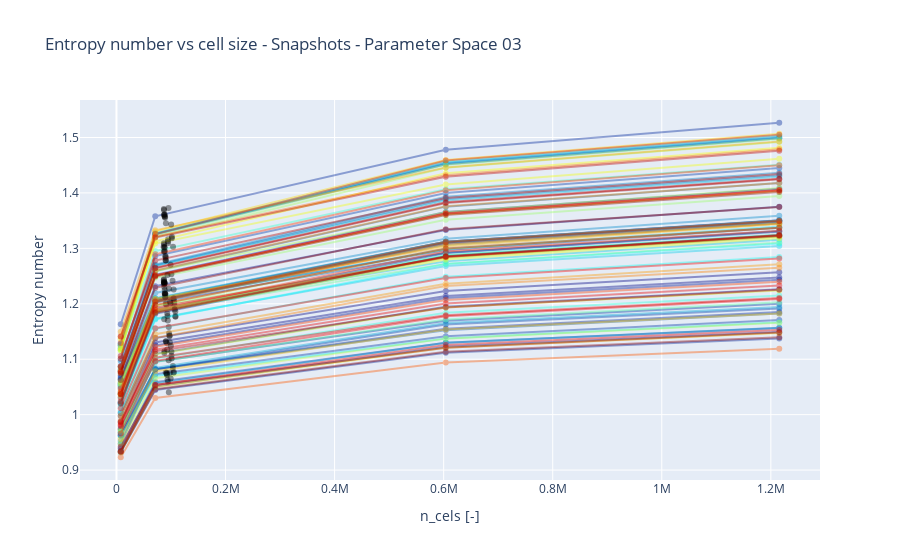

The notebook cell saved with this chart:
### Code cell
fig = go.Figure()

for idx_snap in range(N_SNAPS):
    entropies = []
    cell_sizes = []
    for key, value in mapped_dic.items():
        entropies.append(value["entropy_num"][idx_snap])
        cell_sizes.append(value["n_cells"])

    fig.add_trace(go.Scatter(x=cell_sizes,
                             y=entropies,
                                mode='lines + markers',
                                name=f"{idx_snap:03d}",
                                opacity=0.4,
                            line=dict(color=colors[idx_snap])
                ))
    
    fig.add_trace(go.Scatter(x=[original_dic["original"]["n_cells"][idx_snap]],
                             y=[original_dic["original"]["entropy_num"][idx_snap]],
                             mode='markers',
                             name=f"{idx_snap:03d} - org",
                             opacity=0.4,
                             line=dict(color="black")
                ))
    
fig.update_layout(
    # xaxis_tickformat='.2e',  # Format x-axis numbers to 2 decimal places
    # yaxis_tickformat='.2f',  # Format y-axis numbers to 2 decimal places
    showlegend=False,        # Hide the legend
    title=f"Entropy number vs cell size - Snapshots - Parameter Space {PARAMETER_SPACE}",       # Optional: add a title
    xaxis_title="n_cels [-]",    # Optional: label for x-axis
    yaxis_title="Entropy number"     # Optional: label for y-axis
)

# fig.write_image(export_folder / f"{DATA_TYPE}_Diff_EntropyGeneration.png")
fig.show()

### Figure 1 — Plotly figure (JSON) as saved in the notebook; plotly's stock layout.template omitted (floating-point values rounded to 4 significant figures)
{"data": [{"line": {"color": "rgb(0, 0, 131)"}, "mode": "lines+markers", "name": "000", "opacity": 0.4, "type": "scatter", "x": [1215396, 603876, 71136, 7866], "y": [1.257, 1.223, 1.138, 1.003]}, {"line": {"color": "black"}, "mode": "markers", "name": "000 - org", "opacity": 0.4, "type": "scatter", "x": [95866], "y": [1.158]}, {"line": {"color": "rgb(0, 3, 133)"}, "mode": "lines+markers", "name": "001", "opacity": 0.4, "type": "scatter", "x": [1215396, 603876, 71136, 7866], "y": [1.247, 1.214, 1.13, 0.9974]}, {"line": {"color": "black"}, "mode": "markers", "name": "001 - org", "opacity": 0.4, "type": "scatter", "x": [96454], "y": [1.147]}, {"line": {"color": "rgb(0, 6, 135)"}, "mode": "lines+markers", "name": "002", "opacity": 0.4, "type": "scatter", "x": [1215396, 603876, 71136, 7866], "y": [1.346, 1.308, 1.204, 1.038]}, {"line": {"color": "black"}, "mode": "markers", "name": "002 - org", "opacity": 0.4, "type": "scatter", "x": [88207], "y": [1.238]}, {"line": {"color": "rgb(0, 9, 137)"}, "mode": "lines+markers", "name": "003", "opacity": 0.4, "type": "scatter", "x": [1215396, 603876, 71136, 7866], "y": [1.375, 1.333, 1.232, 1.07]}, {"line": {"color": "black"}, "mode": "markers", "name": "003 - org", "opacity": 0.4, "type": "scatter", "x": [102849], "y": [1.242]}, {"line": {"color": "rgb(0, 12, 139)"}, "mode": "lines+markers", "name": "004", "opacity": 0.4, "type": "scatter", "x": [1215396, 603876, 71136, 7866], "y": [1.226, 1.195, 1.11, 0.9729]}, {"line": {"color": "black"}, "mode": "markers", "name": "004 - org", "opacity": 0.4, "type": "scatter", "x": [90789], "y": [1.133]}, {"line": {"color": "rgb(0, 15, 141)"}, "mode": "lines+markers", "name": "005", "opacity": 0.4, "type": "scatter", "x": [1215396, 603876, 71136, 7866], "y": [1.149, 1.122, 1.051, 0.933]}, {"line": {"color": "black"}, "mode": "markers", "name": "005 - org", "opacity": 0.4, "type": "scatter", "x": [92578], "y": [1.073]}, {"line": {"color": "rgb(0, 18, 143)"}, "mode": "lines+markers", "name": "006", "opacity": 0.4, "type": "scatter", "x": [1215396, 603876, 71136, 7866], "y": [1.498, 1.452, 1.325, 1.125]}, {"line": {"color": "black"}, "mode": "markers", "name": "006 - org", "opacity": 0.4, "type": "scatter", "x": [88758], "y": [1.357]}, {"line": {"color": "rgb(0, 21, 145)"}, "mode": "lines+markers", "name": "007", "opacity": 0.4, "type": "scatter", "x": [1215396, 603876, 71136, 7866], "y": [1.35, 1.312, 1.207, 1.054]}, {"line": {"color": "black"}, "mode": "markers", "name": "007 - org", "opacity": 0.4, "type": "scatter", "x": [87136], "y": [1.24]}, {"line": {"color": "rgb(0, 24, 147)"}, "mode": "lines+markers", "name": "008", "opacity": 0.4, "type": "scatter", "x": [1215396, 603876, 71136, 7866], "y": [1.244, 1.21, 1.125, 0.9869]}, {"line": {"color": "black"}, "mode": "markers", "name": "008 - org", "opacity": 0.4, "type": "scatter", "x": [97303], "y": [1.141]}, {"line": {"color": "rgb(0, 27, 149)"}, "mode": "lines+markers", "name": "009", "opacity": 0.4, "type": "scatter", "x": [1215396, 603876, 71136, 7866], "y": [1.408, 1.366, 1.252, 1.078]}, {"line": {"color": "black"}, "mode": "markers", "name": "009 - org", "opacity": 0.4, "type": "scatter", "x": [89922], "y": [1.286]}, {"line": {"color": "rgb(0, 30, 150)"}, "mode": "lines+markers", "name": "010", "opacity": 0.4, "type": "scatter", "x": [1215396, 603876, 71136, 7866], "y": [1.351, 1.312, 1.209, 1.05]}, {"line": {"color": "black"}, "mode": "markers", "name": "010 - org", "opacity": 0.4, "type": "scatter", "x": [87147], "y": [1.238]}, {"line": {"color": "rgb(0, 33, 152)"}, "mode": "lines+markers", "name": "011", "opacity": 0.4, "type": "scatter", "x": [1215396, 603876, 71136, 7866], "y": [1.138, 1.112, 1.044, 0.9323]}, {"line": {"color": "black"}, "mode": "markers", "name": "011 - org", "opacity": 0.4, "type": "scatter", "x": [94488], "y": [1.059]}, {"line": {"color": "rgb(0, 36, 154)"}, "mode": "lines+markers", "name": "012", "opacity": 0.4, "type": "scatter", "x": [1215396, 603876, 71136, 7866], "y": [1.185, 1.155, 1.082, 0.9623]}, {"line": {"color": "black"}, "mode": "markers", "name": "012 - org", "opacity": 0.4, "type": "scatter", "x": [103577], "y": [1.088]}, {"line": {"color": "rgb(0, 39, 156)"}, "mode": "lines+markers", "name": "013", "opacity": 0.4, "type": "scatter", "x": [1215396, 603876, 71136, 7866], "y": [1.527, 1.478, 1.358, 1.163]}, {"line": {"color": "black"}, "mode": "markers", "name": "013 - org", "opacity": 0.4, "type": "scatter", "x": [95445], "y": [1.373]}, {"line": {"color": "rgb(0, 42, 158)"}, "mode": "lines+markers", "name": "014", "opacity": 0.4, "type": "scatter", "x": [1215396, 603876, 71136, 7866], "y": [1.337, 1.297, 1.207, 1.066]}, {"line": {"color": "black"}, "mode": "markers", "name": "014 - org", "opacity": 0.4, "type": "scatter", "x": [106098], "y": [1.202]}, {"line": {"color": "rgb(0, 45, 160)"}, "mode": "lines+markers", "name": "015", "opacity": 0.4, "type": "scatter", "x": [1215396, 603876, 71136, 7866], "y": [1.156, 1.13, 1.058, 0.9395]}, {"line": {"color": "black"}, "mode": "markers", "name": "015 - org", "opacity": 0.4, "type": "scatter", "x": [92209], "y": [1.076]}, {"line": {"color": "rgb(0, 48, 162)"}, "mode": "lines+markers", "name": "016", "opacity": 0.4, "type": "scatter", "x": [1215396, 603876, 71136, 7866], "y": [1.2, 1.169, 1.096, 0.9751]}, {"line": {"color": "black"}, "mode": "markers", "name": "016 - org", "opacity": 0.4, "type": "scatter", "x": [100932], "y": [1.106]}, {"line": {"color": "rgb(0, 51, 164)"}, "mode": "lines+markers", "name": "017", "opacity": 0.4, "type": "scatter", "x": [1215396, 603876, 71136, 7866], "y": [1.33, 1.292, 1.187, 1.022]}, {"line": {"color": "black"}, "mode": "markers", "name": "017 - org", "opacity": 0.4, "type": "scatter", "x": [88592], "y": [1.219]}, {"line": {"color": "rgb(0, 54, 166)"}, "mode": "lines+markers", "name": "018", "opacity": 0.4, "type": "scatter", "x": [1215396, 603876, 71136, 7866], "y": [1.171, 1.141, 1.073, 0.9633]}, {"line": {"color": "black"}, "mode": "markers", "name": "018 - org", "opacity": 0.4, "type": "scatter", "x": [105385], "y": [1.077]}, {"line": {"color": "rgb(0, 57, 168)"}, "mode": "lines+markers", "name": "019", "opacity": 0.4, "type": "scatter", "x": [1215396, 603876, 71136, 7866], "y": [1.445, 1.4, 1.286, 1.1]}, {"line": {"color": "black"}, "mode": "markers", "name": "019 - org", "opacity": 0.4, "type": "scatter", "x": [94785], "y": [1.31]}, {"line": {"color": "rgb(0, 60, 170)"}, "mode": "lines+markers", "name": "020", "opacity": 0.4, "type": "scatter", "x": [1215396, 603876, 71136, 7866], "y": [1.192, 1.163, 1.082, 0.9476]}, {"line": {"color": "black"}, "mode": "markers", "name": "020 - org", "opacity": 0.4, "type": "scatter", "x": [87813], "y": [1.111]}, {"line": {"color": "rgb(0, 70, 174)"}, "mode": "lines+markers", "name": "021", "opacity": 0.4, "type": "scatter", "x": [1215396, 603876, 71136, 7866], "y": [1.322, 1.285, 1.182, 1.02]}, {"line": {"color": "black"}, "mode": "markers", "name": "021 - org", "opacity": 0.4, "type": "scatter", "x": [88909], "y": [1.216]}, {"line": {"color": "rgb(0, 79, 178)"}, "mode": "lines+markers", "name": "022", "opacity": 0.4, "type": "scatter", "x": [1215396, 603876, 71136, 7866], "y": [1.331, 1.292, 1.202, 1.063]}, {"line": {"color": "black"}, "mode": "markers", "name": "022 - org", "opacity": 0.4, "type": "scatter", "x": [106477], "y": [1.197]}, {"line": {"color": "rgb(1, 89, 183)"}, "mode": "lines+markers", "name": "023", "opacity": 0.4, "type": "scatter", "x": [1215396, 603876, 71136, 7866], "y": [1.182, 1.152, 1.082, 0.9678]}, {"line": {"color": "black"}, "mode": "markers", "name": "023 - org", "opacity": 0.4, "type": "scatter", "x": [103375], "y": [1.084]}, {"line": {"color": "rgb(1, 99, 187)"}, "mode": "lines+markers", "name": "024", "opacity": 0.4, "type": "scatter", "x": [1215396, 603876, 71136, 7866], "y": [1.418, 1.375, 1.259, 1.079]}, {"line": {"color": "black"}, "mode": "markers", "name": "024 - org", "opacity": 0.4, "type": "scatter", "x": [88500], "y": [1.294]}, {"line": {"color": "rgb(1, 109, 191)"}, "mode": "lines+markers", "name": "025", "opacity": 0.4, "type": "scatter", "x": [1215396, 603876, 71136, 7866], "y": [1.432, 1.389, 1.269, 1.087]}, {"line": {"color": "black"}, "mode": "markers", "name": "025 - org", "opacity": 0.4, "type": "scatter", "x": [86499], "y": [1.302]}, {"line": {"color": "rgb(2, 118, 195)"}, "mode": "lines+markers", "name": "026", "opacity": 0.4, "type": "scatter", "x": [1215396, 603876, 71136, 7866], "y": [1.501, 1.454, 1.327, 1.128]}, {"line": {"color": "black"}, "mode": "markers", "name": "026 - org", "opacity": 0.4, "type": "scatter", "x": [88139], "y": [1.358]}, {"line": {"color": "rgb(2, 128, 200)"}, "mode": "lines+markers", "name": "027", "opacity": 0.4, "type": "scatter", "x": [1215396, 603876, 71136, 7866], "y": [1.436, 1.393, 1.271, 1.097]}, {"line": {"color": "black"}, "mode": "markers", "name": "027 - org", "opacity": 0.4, "type": "scatter", "x": [87320], "y": [1.306]}, {"line": {"color": "rgb(2, 138, 204)"}, "mode": "lines+markers", "name": "028", "opacity": 0.4, "type": "scatter", "x": [1215396, 603876, 71136, 7866], "y": [1.359, 1.318, 1.22, 1.064]}, {"line": {"color": "black"}, "mode": "markers", "name": "028 - org", "opacity": 0.4, "type": "scatter", "x": [104826], "y": [1.226]}, {"line": {"color": "rgb(2, 148, 208)"}, "mode": "lines+markers", "name": "029", "opacity": 0.4, "type": "scatter", "x": [1215396, 603876, 71136, 7866], "y": [1.348, 1.31, 1.206, 1.039]}, {"line": {"color": "black"}, "mode": "markers", "name": "029 - org", "opacity": 0.4, "type": "scatter", "x": [87261], "y": [1.238]}, {"line": {"color": "rgb(2, 157, 212)"}, "mode": "lines+markers", "name": "030", "opacity": 0.4, "type": "scatter", "x": [1215396, 603876, 71136, 7866], "y": [1.157, 1.13, 1.057, 0.9355]}, {"line": {"color": "black"}, "mode": "markers", "name": "030 - org", "opacity": 0.4, "type": "scatter", "x": [90199], "y": [1.076]}, {"line": {"color": "rgb(3, 167, 217)"}, "mode": "lines+markers", "name": "031", "opacity": 0.4, "type": "scatter", "x": [1215396, 603876, 71136, 7866], "y": [1.194, 1.165, 1.084, 0.9525]}, {"line": {"color": "black"}, "mode": "markers", "name": "031 - org", "opacity": 0.4, "type": "scatter", "x": [87939], "y": [1.114]}, {"line": {"color": "rgb(3, 177, 221)"}, "mode": "lines+markers", "name": "032", "opacity": 0.4, "type": "scatter", "x": [1215396, 603876, 71136, 7866], "y": [1.5, 1.453, 1.326, 1.128]}, {"line": {"color": "black"}, "mode": "markers", "name": "032 - org", "opacity": 0.4, "type": "scatter", "x": [87972], "y": [1.361]}, {"line": {"color": "rgb(3, 187, 225)"}, "mode": "lines+markers", "name": "033", "opacity": 0.4, "type": "scatter", "x": [1215396, 603876, 71136, 7866], "y": [1.429, 1.386, 1.268, 1.082]}, {"line": {"color": "black"}, "mode": "markers", "name": "033 - org", "opacity": 0.4, "type": "scatter", "x": [88060], "y": [1.302]}, {"line": {"color": "rgb(4, 196, 230)"}, "mode": "lines+markers", "name": "034", "opacity": 0.4, "type": "scatter", "x": [1215396, 603876, 71136, 7866], "y": [1.316, 1.277, 1.191, 1.057]}, {"line": {"color": "black"}, "mode": "markers", "name": "034 - org", "opacity": 0.4, "type": "scatter", "x": [107881], "y": [1.178]}, {"line": {"color": "rgb(4, 206, 234)"}, "mode": "lines+markers", "name": "035", "opacity": 0.4, "type": "scatter", "x": [1215396, 603876, 71136, 7866], "y": [1.304, 1.268, 1.173, 1.022]}, {"line": {"color": "black"}, "mode": "markers", "name": "035 - org", "opacity": 0.4, "type": "scatter", "x": [91350], "y": [1.198]}, {"line": {"color": "rgb(4, 216, 238)"}, "mode": "lines+markers", "name": "036", "opacity": 0.4, "type": "scatter", "x": [1215396, 603876, 71136, 7866], "y": [1.35, 1.312, 1.21, 1.057]}, {"line": {"color": "black"}, "mode": "markers", "name": "036 - org", "opacity": 0.4, "type": "scatter", "x": [86839], "y": [1.243]}, {"line": {"color": "rgb(4, 226, 242)"}, "mode": "lines+markers", "name": "037", "opacity": 0.4, "type": "scatter", "x": [1215396, 603876, 71136, 7866], "y": [1.339, 1.299, 1.205, 1.054]}, {"line": {"color": "black"}, "mode": "markers", "name": "037 - org", "opacity": 0.4, "type": "scatter", "x": [105607], "y": [1.206]}, {"line": {"color": "rgb(4, 235, 246)"}, "mode": "lines+markers", "name": "038", "opacity": 0.4, "type": "scatter", "x": [1215396, 603876, 71136, 7866], "y": [1.167, 1.138, 1.07, 0.9613]}, {"line": {"color": "black"}, "mode": "markers", "name": "038 - org", "opacity": 0.4, "type": "scatter", "x": [104739], "y": [1.075]}, {"line": {"color": "rgb(5, 245, 251)"}, "mode": "lines+markers", "name": "039", "opacity": 0.4, "type": "scatter", "x": [1215396, 603876, 71136, 7866], "y": [1.504, 1.457, 1.327, 1.119]}, {"line": {"color": "black"}, "mode": "markers", "name": "039 - org", "opacity": 0.4, "type": "scatter", "x": [86913], "y": [1.371]}, {"line": {"color": "rgb(5, 255, 255)"}, "mode": "lines+markers", "name": "040", "opacity": 0.4, "type": "scatter", "x": [1215396, 603876, 71136, 7866], "y": [1.309, 1.272, 1.172, 1.014]}, {"line": {"color": "black"}, "mode": "markers", "name": "040 - org", "opacity": 0.4, "type": "scatter", "x": [90406], "y": [1.201]}, {"line": {"color": "rgb(17, 255, 242)"}, "mode": "lines+markers", "name": "041", "opacity": 0.4, "type": "scatter", "x": [1215396, 603876, 71136, 7866], "y": [1.284, 1.249, 1.155, 1.005]}, {"line": {"color": "black"}, "mode": "markers", "name": "041 - org", "opacity": 0.4, "type": "scatter", "x": [93165], "y": [1.182]}, {"line": {"color": "rgb(30, 255, 230)"}, "mode": "lines+markers", "name": "042", "opacity": 0.4, "type": "scatter", "x": [1215396, 603876, 71136, 7866], "y": [1.325, 1.288, 1.185, 1.02]}, {"line": {"color": "black"}, "mode": "markers", "name": "042 - org", "opacity": 0.4, "type": "scatter", "x": [88664], "y": [1.218]}, {"line": {"color": "rgb(42, 255, 217)"}, "mode": "lines+markers", "name": "043", "opacity": 0.4, "type": "scatter", "x": [1215396, 603876, 71136, 7866], "y": [1.215, 1.184, 1.101, 0.9682]}, {"line": {"color": "black"}, "mode": "markers", "name": "043 - org", "opacity": 0.4, "type": "scatter", "x": [92307], "y": [1.129]}, {"line": {"color": "rgb(55, 255, 204)"}, "mode": "lines+markers", "name": "044", "opacity": 0.4, "type": "scatter", "x": [1215396, 603876, 71136, 7866], "y": [1.451, 1.406, 1.295, 1.119]}, {"line": {"color": "black"}, "mode": "markers", "name": "044 - org", "opacity": 0.4, "type": "scatter", "x": [94680], "y": [1.316]}, {"line": {"color": "rgb(67, 255, 191)"}, "mode": "lines+markers", "name": "045", "opacity": 0.4, "type": "scatter", "x": [1215396, 603876, 71136, 7866], "y": [1.324, 1.288, 1.188, 1.032]}, {"line": {"color": "black"}, "mode": "markers", "name": "045 - org", "opacity": 0.4, "type": "scatter", "x": [89857], "y": [1.217]}, {"line": {"color": "rgb(80, 255, 179)"}, "mode": "lines+markers", "name": "046", "opacity": 0.4, "type": "scatter", "x": [1215396, 603876, 71136, 7866], "y": [1.349, 1.311, 1.204, 1.046]}, {"line": {"color": "black"}, "mode": "markers", "name": "046 - org", "opacity": 0.4, "type": "scatter", "x": [87122], "y": [1.239]}, {"line": {"color": "rgb(92, 255, 166)"}, "mode": "lines+markers", "name": "047", "opacity": 0.4, "type": "scatter", "x": [1215396, 603876, 71136, 7866], "y": [1.203, 1.172, 1.095, 0.9691]}, {"line": {"color": "black"}, "mode": "markers", "name": "047 - org", "opacity": 0.4, "type": "scatter", "x": [101127], "y": [1.101]}, {"line": {"color": "rgb(105, 255, 153)"}, "mode": "lines+markers", "name": "048", "opacity": 0.4, "type": "scatter", "x": [1215396, 603876, 71136, 7866], "y": [1.31, 1.272, 1.186, 1.055]}, {"line": {"color": "black"}, "mode": "markers", "name": "048 - org", "opacity": 0.4, "type": "scatter", "x": [108222], "y": [1.177]}, {"line": {"color": "rgb(117, 255, 140)"}, "mode": "lines+markers", "name": "049", "opacity": 0.4, "type": "scatter", "x": [1215396, 603876, 71136, 7866], "y": [1.345, 1.306, 1.208, 1.052]}, {"line": {"color": "black"}, "mode": "markers", "name": "049 - org", "opacity": 0.4, "type": "scatter", "x": [96176], "y": [1.227]}, {"line": {"color": "rgb(130, 255, 128)"}, "mode": "lines+markers", "name": "050", "opacity": 0.4, "type": "scatter", "x": [1215396, 603876, 71136, 7866], "y": [1.497, 1.451, 1.324, 1.125]}, {"line": {"color": "black"}, "mode": "markers", "name": "050 - org", "opacity": 0.4, "type": "scatter", "x": [88368], "y": [1.36]}, {"line": {"color": "rgb(142, 255, 115)"}, "mode": "lines+markers", "name": "051", "opacity": 0.4, "type": "scatter", "x": [1215396, 603876, 71136, 7866], "y": [1.322, 1.283, 1.196, 1.06]}, {"line": {"color": "black"}, "mode": "markers", "name": "051 - org", "opacity": 0.4, "type": "scatter", "x": [107894], "y": [1.186]}, {"line": {"color": "rgb(155, 255, 102)"}, "mode": "lines+markers", "name": "052", "opacity": 0.4, "type": "scatter", "x": [1215396, 603876, 71136, 7866], "y": [1.394, 1.351, 1.247, 1.079]}, {"line": {"color": "black"}, "mode": "markers", "name": "052 - org", "opacity": 0.4, "type": "scatter", "x": [100661], "y": [1.253]}, {"line": {"color": "rgb(167, 255, 89)"}, "mode": "lines+markers", "name": "053", "opacity": 0.4, "type": "scatter", "x": [1215396, 603876, 71136, 7866], "y": [1.492, 1.445, 1.32, 1.116]}, {"line": {"color": "black"}, "mode": "markers", "name": "053 - org", "opacity": 0.4, "type": "scatter", "x": [89170], "y": [1.355]}, {"line": {"color": "rgb(180, 255, 77)"}, "mode": "lines+markers", "name": "054", "opacity": 0.4, "type": "scatter", "x": [1215396, 603876, 71136, 7866], "y": [1.409, 1.365, 1.259, 1.086]}, {"line": {"color": "black"}, "mode": "markers", "name": "054 - org", "opacity": 0.4, "type": "scatter", "x": [99237], "y": [1.27]}, {"line": {"color": "rgb(192, 255, 64)"}, "mode": "lines+markers", "name": "055", "opacity": 0.4, "type": "scatter", "x": [1215396, 603876, 71136, 7866], "y": [1.166, 1.137, 1.066, 0.9479]}, {"line": {"color": "black"}, "mode": "markers", "name": "055 - org", "opacity": 0.4, "type": "scatter", "x": [97983], "y": [1.076]}, {"line": {"color": "rgb(205, 255, 51)"}, "mode": "lines+markers", "name": "056", "opacity": 0.4, "type": "scatter", "x": [1215396, 603876, 71136, 7866], "y": [1.337, 1.299, 1.197, 1.036]}, {"line": {"color": "black"}, "mode": "markers", "name": "056 - org", "opacity": 0.4, "type": "scatter", "x": [88696], "y": [1.236]}, {"line": {"color": "rgb(217, 255, 38)"}, "mode": "lines+markers", "name": "057", "opacity": 0.4, "type": "scatter", "x": [1215396, 603876, 71136, 7866], "y": [1.224, 1.193, 1.109, 0.9725]}, {"line": {"color": "black"}, "mode": "markers", "name": "057 - org", "opacity": 0.4, "type": "scatter", "x": [90480], "y": [1.132]}, {"line": {"color": "rgb(230, 255, 26)"}, "mode": "lines+markers", "name": "058", "opacity": 0.4, "type": "scatter", "x": [1215396, 603876, 71136, 7866], "y": [1.318, 1.28, 1.186, 1.037]}, {"line": {"color": "black"}, "mode": "markers", "name": "058 - org", "opacity": 0.4, "type": "scatter", "x": [99055], "y": [1.201]}, {"line": {"color": "rgb(242, 255, 13)"}, "mode": "lines+markers", "name": "059", "opacity": 0.4, "type": "scatter", "x": [1215396, 603876, 71136, 7866], "y": [1.462, 1.415, 1.309, 1.136]}, {"line": {"color": "black"}, "mode": "markers", "name": "059 - org", "opacity": 0.4, "type": "scatter", "x": [103760], "y": [1.303]}, {"line": {"color": "rgb(255, 255, 0)"}, "mode": "lines+markers", "name": "060", "opacity": 0.4, "type": "scatter", "x": [1215396, 603876, 71136, 7866], "y": [1.481, 1.435, 1.313, 1.116]}, {"line": {"color": "black"}, "mode": "markers", "name": "060 - org", "opacity": 0.4, "type": "scatter", "x": [90706], "y": [1.345]}, {"line": {"color": "rgb(255, 242, 0)"}, "mode": "lines+markers", "name": "061", "opacity": 0.4, "type": "scatter", "x": [1215396, 603876, 71136, 7866], "y": [1.403, 1.361, 1.25, 1.076]}, {"line": {"color": "black"}, "mode": "markers", "name": "061 - org", "opacity": 0.4, "type": "scatter", "x": [90288], "y": [1.278]}, {"line": {"color": "rgb(254, 230, 0)"}, "mode": "lines+markers", "name": "062", "opacity": 0.4, "type": "scatter", "x": [1215396, 603876, 71136, 7866], "y": [1.147, 1.121, 1.05, 0.9323]}, {"line": {"color": "black"}, "mode": "markers", "name": "062 - org", "opacity": 0.4, "type": "scatter", "x": [92482], "y": [1.072]}, {"line": {"color": "rgb(254, 217, 0)"}, "mode": "lines+markers", "name": "063", "opacity": 0.4, "type": "scatter", "x": [1215396, 603876, 71136, 7866], "y": [1.507, 1.459, 1.331, 1.12]}, {"line": {"color": "black"}, "mode": "markers", "name": "063 - org", "opacity": 0.4, "type": "scatter", "x": [87198], "y": [1.369]}, {"line": {"color": "rgb(254, 204, 0)"}, "mode": "lines+markers", "name": "064", "opacity": 0.4, "type": "scatter", "x": [1215396, 603876, 71136, 7866], "y": [1.322, 1.284, 1.189, 1.038]}, {"line": {"color": "black"}, "mode": "markers", "name": "064 - org", "opacity": 0.4, "type": "scatter", "x": [98134], "y": [1.204]}, {"line": {"color": "rgb(254, 191, 0)"}, "mode": "lines+markers", "name": "065", "opacity": 0.4, "type": "scatter", "x": [1215396, 603876, 71136, 7866], "y": [1.183, 1.154, 1.078, 0.9562]}, {"line": {"color": "black"}, "mode": "markers", "name": "065 - org", "opacity": 0.4, "type": "scatter", "x": [95637], "y": [1.098]}, {"line": {"color": "rgb(254, 179, 0)"}, "mode": "lines+markers", "name": "066", "opacity": 0.4, "type": "scatter", "x": [1215396, 603876, 71136, 7866], "y": [1.344, 1.303, 1.209, 1.056]}, {"line": {"color": "black"}, "mode": "markers", "name": "066 - org", "opacity": 0.4, "type": "scatter", "x": [104788], "y": [1.209]}, {"line": {"color": "rgb(253, 166, 0)"}, "mode": "lines+markers", "name": "067", "opacity": 0.4, "type": "scatter", "x": [1215396, 603876, 71136, 7866], "y": [1.493, 1.446, 1.333, 1.15]}, {"line": {"color": "black"}, "mode": "markers", "name": "067 - org", "opacity": 0.4, "type": "scatter", "x": [100309], "y": [1.343]}, {"line": {"color": "rgb(253, 153, 0)"}, "mode": "lines+markers", "name": "068", "opacity": 0.4, "type": "scatter", "x": [1215396, 603876, 71136, 7866], "y": [1.271, 1.236, 1.145, 0.9979]}, {"line": {"color": "black"}, "mode": "markers", "name": "068 - org", "opacity": 0.4, "type": "scatter", "x": [94152], "y": [1.17]}, {"line": {"color": "rgb(253, 140, 0)"}, "mode": "lines+markers", "name": "069", "opacity": 0.4, "type": "scatter", "x": [1215396, 603876, 71136, 7866], "y": [1.418, 1.376, 1.26, 1.08]}, {"line": {"color": "black"}, "mode": "markers", "name": "069 - org", "opacity": 0.4, "type": "scatter", "x": [88373], "y": [1.296]}, {"line": {"color": "rgb(252, 128, 0)"}, "mode": "lines+markers", "name": "070", "opacity": 0.4, "type": "scatter", "x": [1215396, 603876, 71136, 7866], "y": [1.265, 1.232, 1.139, 0.9891]}, {"line": {"color": "black"}, "mode": "markers", "name": "070 - org", "opacity": 0.4, "type": "scatter", "x": [87522], "y": [1.172]}, {"line": {"color": "rgb(252, 115, 0)"}, "mode": "lines+markers", "name": "071", "opacity": 0.4, "type": "scatter", "x": [1215396, 603876, 71136, 7866], "y": [1.345, 1.306, 1.203, 1.04]}, {"line": {"color": "black"}, "mode": "markers", "name": "071 - org", "opacity": 0.4, "type": "scatter", "x": [88366], "y": [1.237]}, {"line": {"color": "rgb(252, 102, 0)"}, "mode": "lines+markers", "name": "072", "opacity": 0.4, "type": "scatter", "x": [1215396, 603876, 71136, 7866], "y": [1.479, 1.432, 1.321, 1.141]}, {"line": {"color": "black"}, "mode": "markers", "name": "072 - org", "opacity": 0.4, "type": "scatter", "x": [101709], "y": [1.321]}, {"line": {"color": "rgb(252, 89, 0)"}, "mode": "lines+markers", "name": "073", "opacity": 0.4, "type": "scatter", "x": [1215396, 603876, 71136, 7866], "y": [1.119, 1.094, 1.03, 0.9232]}, {"line": {"color": "black"}, "mode": "markers", "name": "073 - org", "opacity": 0.4, "type": "scatter", "x": [96056], "y": [1.041]}, {"line": {"color": "rgb(251, 77, 0)"}, "mode": "lines+markers", "name": "074", "opacity": 0.4, "type": "scatter", "x": [1215396, 603876, 71136, 7866], "y": [1.35, 1.312, 1.206, 1.042]}, {"line": {"color": "black"}, "mode": "markers", "name": "074 - org", "opacity": 0.4, "type": "scatter", "x": [87107], "y": [1.244]}, {"line": {"color": "rgb(251, 64, 0)"}, "mode": "lines+markers", "name": "075", "opacity": 0.4, "type": "scatter", "x": [1215396, 603876, 71136, 7866], "y": [1.24, 1.207, 1.123, 0.9851]}, {"line": {"color": "black"}, "mode": "markers", "name": "075 - org", "opacity": 0.4, "type": "scatter", "x": [97416], "y": [1.143]}, {"line": {"color": "rgb(251, 51, 0)"}, "mode": "lines+markers", "name": "076", "opacity": 0.4, "type": "scatter", "x": [1215396, 603876, 71136, 7866], "y": [1.45, 1.405, 1.289, 1.101]}, {"line": {"color": "black"}, "mode": "markers", "name": "076 - org", "opacity": 0.4, "type": "scatter", "x": [94167], "y": [1.313]}, {"line": {"color": "rgb(251, 38, 0)"}, "mode": "lines+markers", "name": "077", "opacity": 0.4, "type": "scatter", "x": [1215396, 603876, 71136, 7866], "y": [1.332, 1.294, 1.189, 1.024]}, {"line": {"color": "black"}, "mode": "markers", "name": "077 - org", "opacity": 0.4, "type": "scatter", "x": [88486], "y": [1.225]}, {"line": {"color": "rgb(250, 26, 0)"}, "mode": "lines+markers", "name": "078", "opacity": 0.4, "type": "scatter", "x": [1215396, 603876, 71136, 7866], "y": [1.505, 1.458, 1.326, 1.129]}, {"line": {"color": "black"}, "mode": "markers", "name": "078 - org", "opacity": 0.4, "type": "scatter", "x": [87057], "y": [1.361]}, {"line": {"color": "rgb(250, 13, 0)"}, "mode": "lines+markers", "name": "079", "opacity": 0.4, "type": "scatter", "x": [1215396, 603876, 71136, 7866], "y": [1.404, 1.363, 1.251, 1.077]}, {"line": {"color": "black"}, "mode": "markers", "name": "079 - org", "opacity": 0.4, "type": "scatter", "x": [90306], "y": [1.282]}, {"line": {"color": "rgb(250, 0, 0)"}, "mode": "lines+markers", "name": "080", "opacity": 0.4, "type": "scatter", "x": [1215396, 603876, 71136, 7866], "y": [1.282, 1.247, 1.156, 1.012]}, {"line": {"color": "black"}, "mode": "markers", "name": "080 - org", "opacity": 0.4, "type": "scatter", "x": [93655], "y": [1.178]}, {"line": {"color": "rgb(244, 0, 0)"}, "mode": "lines+markers", "name": "081", "opacity": 0.4, "type": "scatter", "x": [1215396, 603876, 71136, 7866], "y": [1.324, 1.284, 1.193, 1.047]}, {"line": {"color": "black"}, "mode": "markers", "name": "081 - org", "opacity": 0.4, "type": "scatter", "x": [106760], "y": [1.189]}, {"line": {"color": "rgb(238, 0, 0)"}, "mode": "lines+markers", "name": "082", "opacity": 0.4, "type": "scatter", "x": [1215396, 603876, 71136, 7866], "y": [1.209, 1.178, 1.097, 0.9661]}, {"line": {"color": "black"}, "mode": "markers", "name": "082 - org", "opacity": 0.4, "type": "scatter", "x": [93018], "y": [1.118]}, {"line": {"color": "rgb(232, 0, 0)"}, "mode": "lines+markers", "name": "083", "opacity": 0.4, "type": "scatter", "x": [1215396, 603876, 71136, 7866], "y": [1.233, 1.2, 1.117, 0.9817]}, {"line": {"color": "black"}, "mode": "markers", "name": "083 - org", "opacity": 0.4, "type": "scatter", "x": [97854], "y": [1.13]}, {"line": {"color": "rgb(226, 0, 0)"}, "mode": "lines+markers", "name": "084", "opacity": 0.4, "type": "scatter", "x": [1215396, 603876, 71136, 7866], "y": [1.153, 1.126, 1.054, 0.934]}, {"line": {"color": "black"}, "mode": "markers", "name": "084 - org", "opacity": 0.4, "type": "scatter", "x": [91738], "y": [1.075]}, {"line": {"color": "rgb(220, 0, 0)"}, "mode": "lines+markers", "name": "085", "opacity": 0.4, "type": "scatter", "x": [1215396, 603876, 71136, 7866], "y": [1.211, 1.179, 1.103, 0.9797]}, {"line": {"color": "black"}, "mode": "markers", "name": "085 - org", "opacity": 0.4, "type": "scatter", "x": [100769], "y": [1.113]}, {"line": {"color": "rgb(213, 0, 0)"}, "mode": "lines+markers", "name": "086", "opacity": 0.4, "type": "scatter", "x": [1215396, 603876, 71136, 7866], "y": [1.426, 1.383, 1.265, 1.087]}, {"line": {"color": "black"}, "mode": "markers", "name": "086 - org", "opacity": 0.4, "type": "scatter", "x": [88241], "y": [1.302]}, {"line": {"color": "rgb(207, 0, 0)"}, "mode": "lines+markers", "name": "087", "opacity": 0.4, "type": "scatter", "x": [1215396, 603876, 71136, 7866], "y": [1.405, 1.364, 1.251, 1.077]}, {"line": {"color": "black"}, "mode": "markers", "name": "087 - org", "opacity": 0.4, "type": "scatter", "x": [89770], "y": [1.285]}, {"line": {"color": "rgb(201, 0, 0)"}, "mode": "lines+markers", "name": "088", "opacity": 0.4, "type": "scatter", "x": [1215396, 603876, 71136, 7866], "y": [1.337, 1.3, 1.198, 1.037]}, {"line": {"color": "black"}, "mode": "markers", "name": "088 - org", "opacity": 0.4, "type": "scatter", "x": [87739], "y": [1.23]}, {"line": {"color": "rgb(195, 0, 0)"}, "mode": "lines+markers", "name": "089", "opacity": 0.4, "type": "scatter", "x": [1215396, 603876, 71136, 7866], "y": [1.323, 1.285, 1.185, 1.03]}, {"line": {"color": "black"}, "mode": "markers", "name": "089 - org", "opacity": 0.4, "type": "scatter", "x": [89451], "y": [1.212]}, {"line": {"color": "rgb(189, 0, 0)"}, "mode": "lines+markers", "name": "090", "opacity": 0.4, "type": "scatter", "x": [1215396, 603876, 71136, 7866], "y": [1.476, 1.429, 1.319, 1.141]}, {"line": {"color": "black"}, "mode": "markers", "name": "090 - org", "opacity": 0.4, "type": "scatter", "x": [101524], "y": [1.318]}, {"line": {"color": "rgb(183, 0, 0)"}, "mode": "lines+markers", "name": "091", "opacity": 0.4, "type": "scatter", "x": [1215396, 603876, 71136, 7866], "y": [1.225, 1.193, 1.114, 0.9871]}, {"line": {"color": "black"}, "mode": "markers", "name": "091 - org", "opacity": 0.4, "type": "scatter", "x": [99732], "y": [1.124]}, {"line": {"color": "rgb(177, 0, 0)"}, "mode": "lines+markers", "name": "092", "opacity": 0.4, "type": "scatter", "x": [1215396, 603876, 71136, 7866], "y": [1.434, 1.391, 1.278, 1.106]}, {"line": {"color": "black"}, "mode": "markers", "name": "092 - org", "opacity": 0.4, "type": "scatter", "x": [87047], "y": [1.309]}, {"line": {"color": "rgb(171, 0, 0)"}, "mode": "lines+markers", "name": "093", "opacity": 0.4, "type": "scatter", "x": [1215396, 603876, 71136, 7866], "y": [1.349, 1.31, 1.204, 1.037]}, {"line": {"color": "black"}, "mode": "markers", "name": "093 - org", "opacity": 0.4, "type": "scatter", "x": [87044], "y": [1.235]}, {"line": {"color": "rgb(165, 0, 0)"}, "mode": "lines+markers", "name": "094", "opacity": 0.4, "type": "scatter", "x": [1215396, 603876, 71136, 7866], "y": [1.148, 1.121, 1.054, 0.9419]}, {"line": {"color": "black"}, "mode": "markers", "name": "094 - org", "opacity": 0.4, "type": "scatter", "x": [99386], "y": [1.065]}, {"line": {"color": "rgb(159, 0, 0)"}, "mode": "lines+markers", "name": "095", "opacity": 0.4, "type": "scatter", "x": [1215396, 603876, 71136, 7866], "y": [1.425, 1.382, 1.264, 1.086]}, {"line": {"color": "black"}, "mode": "markers", "name": "095 - org", "opacity": 0.4, "type": "scatter", "x": [86935], "y": [1.294]}, {"line": {"color": "rgb(152, 0, 0)"}, "mode": "lines+markers", "name": "096", "opacity": 0.4, "type": "scatter", "x": [1215396, 603876, 71136, 7866], "y": [1.323, 1.286, 1.184, 1.02]}, {"line": {"color": "black"}, "mode": "markers", "name": "096 - org", "opacity": 0.4, "type": "scatter", "x": [89248], "y": [1.219]}, {"line": {"color": "rgb(146, 0, 0)"}, "mode": "lines+markers", "name": "097", "opacity": 0.4, "type": "scatter", "x": [1215396, 603876, 71136, 7866], "y": [1.374, 1.334, 1.229, 1.063]}, {"line": {"color": "black"}, "mode": "markers", "name": "097 - org", "opacity": 0.4, "type": "scatter", "x": [93441], "y": [1.252]}, {"line": {"color": "rgb(140, 0, 0)"}, "mode": "lines+markers", "name": "098", "opacity": 0.4, "type": "scatter", "x": [1215396, 603876, 71136, 7866], "y": [1.14, 1.114, 1.046, 0.9334]}, {"line": {"color": "black"}, "mode": "markers", "name": "098 - org", "opacity": 0.4, "type": "scatter", "x": [93665], "y": [1.063]}, {"line": {"color": "rgb(134, 0, 0)"}, "mode": "lines+markers", "name": "099", "opacity": 0.4, "type": "scatter", "x": [1215396, 603876, 71136, 7866], "y": [1.401, 1.36, 1.249, 1.074]}, {"line": {"color": "black"}, "mode": "markers", "name": "099 - org", "opacity": 0.4, "type": "scatter", "x": [90354], "y": [1.279]}], "layout": {"showlegend": false, "title": {"text": "Entropy number vs cell size - Snapshots - Parameter Space 03"}, "xaxis": {"title": {"text": "n_cels [-]"}}, "yaxis": {"title": {"text": "Entropy number"}}}}
